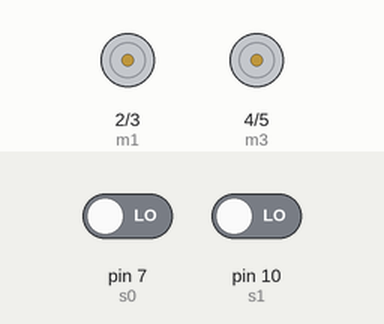
A sketch run on a simulated Arduino Uno, built with avr-gcc and run on an emulated ATmega328P. Parts: motor-driver pin pairs drawn as motors (green arrow = first pin HIGH = forward, orange = second pin HIGH = backward, longer = more drive). Inputs (shaded band) come from the test bench; at power-on: pin 7 (s0) LOW, pin 10 (s1) LOW.

Above: at 2.8 s.
2.9 s: pin 7 (s0) driven HIGH
At 4.2 s:
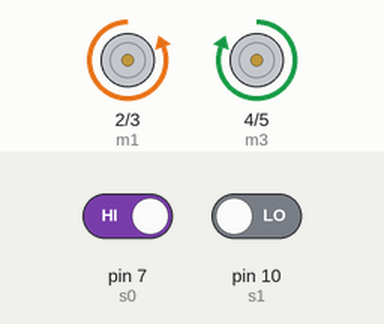
4.5 s: pin 10 (s1) driven HIGH
At 5.4 s:
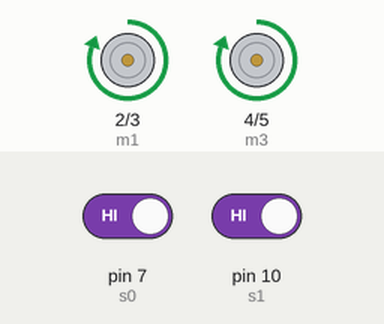
6.0 s: pin 7 (s0) driven LOW
At 6.5 s:
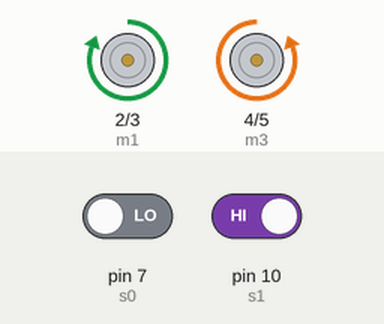
7.5 s: pin 10 (s1) driven LOW
At 8.9 s:
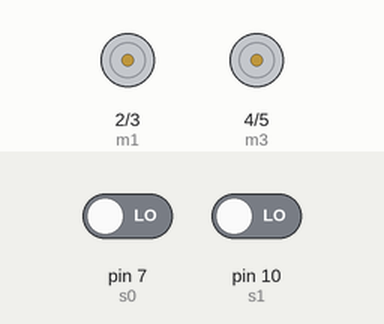
Timing chart, 0 to 10.0 s (numbered marks = the images above; inputs shaded):
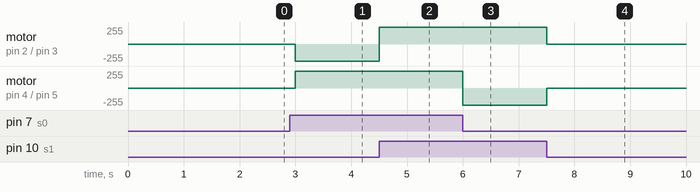

The sketch:

line_follower.ino
```cpp
//wheels
#define m1 2
#define m2 3
#define m3 4
#define m4 5

#define s0 7
#define s1 10
void setup(){
  pinMode(m1,OUTPUT);
  pinMode(m2,OUTPUT);
  pinMode(m3,OUTPUT);
  pinMode(m4,OUTPUT);


pinMode(s0, INPUT); // initialize Right sensor as an inut
pinMode(s1, INPUT); // initialize Left sensor as as input

}

void loop(){
  int left = digitalRead(s0);
  int right = digitalRead(s1);
  //foward
  if (right == 1 && left == 1){
    digitalWrite(m1 , HIGH);
    digitalWrite(m2 , LOW);
    digitalWrite(m3 , HIGH);
    digitalWrite(m4 , LOW);
    }
  //stop
  else if (right == 0 && left == 0){
    digitalWrite(m1 , LOW);
    digitalWrite(m2 , LOW);
    digitalWrite(m3 , LOW);
    digitalWrite(m4 , LOW);
    delay(1000);
    }
  //right
  else if (right == 0 && left == 1){
    digitalWrite(m1 , LOW);
    digitalWrite(m2 , HIGH);
    digitalWrite(m3 , HIGH);
    digitalWrite(m4 , LOW);
    }
  else if (right == 1 && left == 0 ){
    digitalWrite(m1 , HIGH);
    digitalWrite(m2 , LOW);
    digitalWrite(m3 , LOW);
    digitalWrite(m4 , HIGH);

    }


  }
```

Measured:
- after the input at 2.9 s, motor on pin 2 (m1) / pin 3 (m2): stopped → backward 255/255 after 0.10 s; motor on pin 4 (m3) / pin 5 (m4): stopped → forward 255/255 after 0.10 s
- after the input at 4.5 s, motor on pin 2 (m1) / pin 3 (m2): backward 255/255 → forward 255/255 at once
- after the input at 6.0 s, motor on pin 4 (m3) / pin 5 (m4): forward 255/255 → backward 255/255 at once
- after the input at 7.5 s, motor on pin 2 (m1) / pin 3 (m2): forward 255/255 → stopped at once; motor on pin 4 (m3) / pin 5 (m4): backward 255/255 → stopped at once
